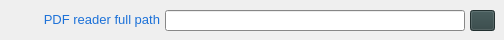
    <widget class="QWidget" name="tab">
     <attribute name="title">
      <string>APPLICATION PARAMETERS</string>
     </attribute>
     <widget class="YRIDBRUNTIMEVERIF_QPushButton" name="pushButton_choose_pdfReader">
      <property name="geometry">
       <rect>
        <x>470</x>
        <y>10</y>
        <width>25</width>
        <height>21</height>
       </rect>
      </property>
      <property name="palette">
       <palette>
        <active>
         <colorrole role="WindowText">
          <brush brushstyle="SolidPattern">
           <color alpha="255">
            <red>255</red>
            <green>255</green>
            <blue>255</blue>
           </color>
          </brush>
         </colorrole>
         <colorrole role="Button">
          <brush brushstyle="SolidPattern">
           <color alpha="255">
            <red>47</red>
            <green>67</green>
            <blue>67</blue>
           </color>
          </brush>
         </colorrole>
         <colorrole role="Light">
          <brush brushstyle="SolidPattern">
           <color alpha="255">
            <red>70</red>
            <green>100</green>
            <blue>100</blue>
           </color>
          </brush>
         </colorrole>
         <colorrole role="Midlight">
          <brush brushstyle="SolidPattern">
           <color alpha="255">
            <red>58</red>
            <green>83</green>
            <blue>83</blue>
           </color>
          </brush>
         </colorrole>
         <colorrole role="Dark">
          <brush brushstyle="SolidPattern">
           <color alpha="255">
            <red>23</red>
            <green>33</green>
            <blue>33</blue>
           </color>
          </brush>
         </colorrole>
         <colorrole role="Mid">
          <brush brushstyle="SolidPattern">
           <color alpha="255">
            <red>31</red>
            <green>44</green>
            <blue>44</blue>
           </color>
          </brush>
         </colorrole>
         <colorrole role="Text">
          <brush brushstyle="SolidPattern">
           <color alpha="255">
            <red>255</red>
            <green>255</green>
            <blue>255</blue>
           </color>
          </brush>
         </colorrole>
         <colorrole role="BrightText">
          <brush brushstyle="SolidPattern">
           <color alpha="255">
            <red>255</red>
            <green>255</green>
            <blue>255</blue>
           </color>
          </brush>
         </colorrole>
         <colorrole role="ButtonText">
          <brush brushstyle="SolidPattern">
           <color alpha="255">
            <red>255</red>
            <green>255</green>
            <blue>255</blue>
           </color>
          </brush>
         </colorrole>
         <colorrole role="Base">
          <brush brushstyle="SolidPattern">
           <color alpha="255">
            <red>0</red>
            <green>0</green>
            <blue>0</blue>
           </color>
          </brush>
         </colorrole>
         <colorrole role="Window">
          <brush brushstyle="SolidPattern">
           <color alpha="255">
            <red>47</red>
            <green>67</green>
            <blue>67</blue>
           </color>
          </brush>
         </colorrole>
         <colorrole role="Shadow">
          <brush brushstyle="SolidPattern">
           <color alpha="255">
            <red>0</red>
            <green>0</green>
            <blue>0</blue>
           </color>
          </brush>
         </colorrole>
         <colorrole role="AlternateBase">
          <brush brushstyle="SolidPattern">
           <color alpha="255">
            <red>23</red>
            <green>33</green>
            <blue>33</blue>
           </color>
          </brush>
         </colorrole>
         <colorrole role="ToolTipBase">
          <brush brushstyle="SolidPattern">
           <color alpha="255">
            <red>255</red>
            <green>255</green>
            <blue>220</blue>
           </color>
          </brush>
         </colorrole>
         <colorrole role="ToolTipText">
          <brush brushstyle="SolidPattern">
           <color alpha="255">
            <red>0</red>
            <green>0</green>
            <blue>0</blue>
           </color>
          </brush>
         </colorrole>
         <colorrole role="PlaceholderText">
          <brush brushstyle="NoBrush">
           <color alpha="128">
            <red>255</red>
            <green>255</green>
            <blue>255</blue>
           </color>
          </brush>
         </colorrole>
        </active>
        <inactive>
         <colorrole role="WindowText">
          <brush brushstyle="SolidPattern">
           <color alpha="255">
            <red>255</red>
            <green>255</green>
            <blue>255</blue>
           </color>
          </brush>
         </colorrole>
         <colorrole role="Button">
          <brush brushstyle="SolidPattern">
           <color alpha="255">
            <red>47</red>
            <green>67</green>
            <blue>67</blue>
           </color>
          </brush>
         </colorrole>
         <colorrole role="Light">
          <brush brushstyle="SolidPattern">
           <color alpha="255">
            <red>70</red>
            <green>100</green>
            <blue>100</blue>
           </color>
          </brush>
         </colorrole>
         <colorrole role="Midlight">
          <brush brushstyle="SolidPattern">
           <color alpha="255">
            <red>58</red>
            <green>83</green>
            <blue>83</blue>
           </color>
          </brush>
         </colorrole>
         <colorrole role="Dark">
          <brush brushstyle="SolidPattern">
           <color alpha="255">
            <red>23</red>
            <green>33</green>
            <blue>33</blue>
           </color>
          </brush>
         </colorrole>
         <colorrole role="Mid">
          <brush brushstyle="SolidPattern">
           <color alpha="255">
            <red>31</red>
            <green>44</green>
            <blue>44</blue>
           </color>
          </brush>
         </colorrole>
         <colorrole role="Text">
          <brush brushstyle="SolidPattern">
           <color alpha="255">
            <red>255</red>
            <green>255</green>
            <blue>255</blue>
           </color>
          </brush>
         </colorrole>
         <colorrole role="BrightText">
          <brush brushstyle="SolidPattern">
           <color alpha="255">
            <red>255</red>
            <green>255</green>
            <blue>255</blue>
           </color>
          </brush>
         </colorrole>
         <colorrole role="ButtonText">
          <brush brushstyle="SolidPattern">
           <color alpha="255">
            <red>255</red>
            <green>255</green>
            <blue>255</blue>
           </color>
          </brush>
         </colorrole>
         <colorrole role="Base">
          <brush brushstyle="SolidPattern">
           <color alpha="255">
            <red>0</red>
            <green>0</green>
            <blue>0</blue>
           </color>
          </brush>
         </colorrole>
         <colorrole role="Window">
          <brush brushstyle="SolidPattern">
           <color alpha="255">
            <red>47</red>
            <green>67</green>
            <blue>67</blue>
           </color>
          </brush>
         </colorrole>
         <colorrole role="Shadow">
          <brush brushstyle="SolidPattern">
           <color alpha="255">
            <red>0</red>
            <green>0</green>
            <blue>0</blue>
           </color>
          </brush>
         </colorrole>
         <colorrole role="AlternateBase">
          <brush brushstyle="SolidPattern">
           <color alpha="255">
            <red>23</red>
            <green>33</green>
            <blue>33</blue>
           </color>
          </brush>
         </colorrole>
         <colorrole role="ToolTipBase">
          <brush brushstyle="SolidPattern">
           <color alpha="255">
            <red>255</red>
            <green>255</green>
            <blue>220</blue>
           </color>
          </brush>
         </colorrole>
         <colorrole role="ToolTipText">
          <brush brushstyle="SolidPattern">
           <color alpha="255">
            <red>0</red>
            <green>0</green>
            <blue>0</blue>
           </color>
          </brush>
         </colorrole>
         <colorrole role="PlaceholderText">
          <brush brushstyle="NoBrush">
           <color alpha="128">
            <red>255</red>
            <green>255</green>
            <blue>255</blue>
           </color>
          </brush>
         </colorrole>
        </inactive>
        <disabled>
         <colorrole role="WindowText">
          <brush brushstyle="SolidPattern">
           <color alpha="255">
            <red>23</red>
            <green>33</green>
            <blue>33</blue>
           </color>
          </brush>
         </colorrole>
         <colorrole role="Button">
          <brush brushstyle="SolidPattern">
           <color alpha="255">
            <red>47</red>
            <green>67</green>
            <blue>67</blue>
           </color>
          </brush>
         </colorrole>
         <colorrole role="Light">
          <brush brushstyle="SolidPattern">
           <color alpha="255">
            <red>70</red>
            <green>100</green>
            <blue>100</blue>
           </color>
          </brush>
         </colorrole>
         <colorrole role="Midlight">
          <brush brushstyle="SolidPattern">
           <color alpha="255">
            <red>58</red>
            <green>83</green>
            <blue>83</blue>
           </color>
          </brush>
         </colorrole>
         <colorrole role="Dark">
          <brush brushstyle="SolidPattern">
           <color alpha="255">
            <red>23</red>
            <green>33</green>
            <blue>33</blue>
           </color>
          </brush>
         </colorrole>
         <colorrole role="Mid">
          <brush brushstyle="SolidPattern">
           <color alpha="255">
            <red>31</red>
            <green>44</green>
            <blue>44</blue>
           </color>
          </brush>
         </colorrole>
         <colorrole role="Text">
          <brush brushstyle="SolidPattern">
           <color alpha="255">
            <red>23</red>
            <green>33</green>
            <blue>33</blue>
           </color>
          </brush>
         </colorrole>
         <colorrole role="BrightText">
          <brush brushstyle="SolidPattern">
           <color alpha="255">
            <red>255</red>
            <green>255</green>
            <blue>255</blue>
           </color>
          </brush>
         </colorrole>
         <colorrole role="ButtonText">
          <brush brushstyle="SolidPattern">
           <color alpha="255">
            <red>23</red>
            <green>33</green>
            <blue>33</blue>
           </color>
          </brush>
         </colorrole>
         <colorrole role="Base">
          <brush brushstyle="SolidPattern">
           <color alpha="255">
            <red>47</red>
            <green>67</green>
            <blue>67</blue>
           </color>
          </brush>
         </colorrole>
         <colorrole role="Window">
          <brush brushstyle="SolidPattern">
           <color alpha="255">
            <red>47</red>
            <green>67</green>
            <blue>67</blue>
           </color>
          </brush>
         </colorrole>
         <colorrole role="Shadow">
          <brush brushstyle="SolidPattern">
           <color alpha="255">
            <red>0</red>
            <green>0</green>
            <blue>0</blue>
           </color>
          </brush>
         </colorrole>
         <colorrole role="AlternateBase">
          <brush brushstyle="SolidPattern">
           <color alpha="255">
            <red>47</red>
            <green>67</green>
            <blue>67</blue>
           </color>
          </brush>
         </colorrole>
         <colorrole role="ToolTipBase">
          <brush brushstyle="SolidPattern">
           <color alpha="255">
            <red>255</red>
            <green>255</green>
            <blue>220</blue>
           </color>
          </brush>
         </colorrole>
         <colorrole role="ToolTipText">
          <brush brushstyle="SolidPattern">
           <color alpha="255">
            <red>0</red>
            <green>0</green>
            <blue>0</blue>
           </color>
          </brush>
         </colorrole>
         <colorrole role="PlaceholderText">
          <brush brushstyle="NoBrush">
           <color alpha="128">
            <red>255</red>
            <green>255</green>
            <blue>255</blue>
           </color>
          </brush>
         </colorrole>
        </disabled>
       </palette>
      </property>
      <property name="toolTip">
       <string>Select a Pdf reader viewer</string>
      </property>
      <property name="text">
       <string/>
      </property>
      <property name="icon">
       <iconset resource="../yri-db-runtime-verif.qrc">
        <normaloff>:/yri-db-runtime-verif-images/folder-sort.svg.png</normaloff>:/yri-db-runtime-verif-images/folder-sort.svg.png</iconset>
      </property>
     </widget>
     <widget class="QLabel" name="label">
      <property name="geometry">
       <rect>
        <x>0</x>
        <y>9</y>
        <width>160</width>
        <height>21</height>
       </rect>
      </property>
      <property name="palette">
       <palette>
        <active>
         <colorrole role="WindowText">
          <brush brushstyle="SolidPattern">
           <color alpha="255">
            <red>28</red>
            <green>113</green>
            <blue>216</blue>
           </color>
          </brush>
         </colorrole>
        </active>
        <inactive>
         <colorrole role="WindowText">
          <brush brushstyle="SolidPattern">
           <color alpha="255">
            <red>28</red>
            <green>113</green>
            <blue>216</blue>
           </color>
          </brush>
         </colorrole>
        </inactive>
        <disabled>
         <colorrole role="WindowText">
          <brush brushstyle="SolidPattern">
           <color alpha="255">
            <red>1</red>
            <green>80</green>
            <blue>35</blue>
           </color>
          </brush>
         </colorrole>
        </disabled>
       </palette>
      </property>
      <property name="font">
       <font>
        <pointsize>10</pointsize>
        <weight>50</weight>
        <bold>false</bold>
       </font>
      </property>
      <property name="toolTip">
       <string/>
      </property>
      <property name="text">
       <string>PDF reader full path</string>
      </property>
      <property name="alignment">
       <set>Qt::AlignRight|Qt::AlignTrailing|Qt::AlignVCenter</set>
      </property>
     </widget>
     <widget class="QLineEdit" name="lineEdit_pdf_reader_full_path">
      <property name="geometry">
       <rect>
        <x>165</x>
        <y>10</y>
        <width>300</width>
        <height>21</height>
       </rect>
      </property>
      <property name="palette">
       <palette>
        <active>
         <colorrole role="WindowText">
          <brush brushstyle="SolidPattern">
           <color alpha="255">
            <red>0</red>
            <green>0</green>
            <blue>0</blue>
           </color>
          </brush>
         </colorrole>
         <colorrole role="Button">
          <brush brushstyle="SolidPattern">
           <color alpha="255">
            <red>189</red>
            <green>189</green>
            <blue>189</blue>
           </color>
          </brush>
         </colorrole>
         <colorrole role="Light">
          <brush brushstyle="SolidPattern">
           <color alpha="255">
            <red>255</red>
            <green>255</green>
            <blue>255</blue>
           </color>
          </brush>
         </colorrole>
         <colorrole role="Midlight">
          <brush brushstyle="SolidPattern">
           <color alpha="255">
            <red>222</red>
            <green>222</green>
            <blue>222</blue>
           </color>
          </brush>
         </colorrole>
         <colorrole role="Dark">
          <brush brushstyle="SolidPattern">
           <color alpha="255">
            <red>94</red>
            <green>94</green>
            <blue>94</blue>
           </color>
          </brush>
         </colorrole>
         <colorrole role="Mid">
          <brush brushstyle="SolidPattern">
           <color alpha="255">
            <red>126</red>
            <green>126</green>
            <blue>126</blue>
           </color>
          </brush>
         </colorrole>
         <colorrole role="Text">
          <brush brushstyle="SolidPattern">
           <color alpha="255">
            <red>0</red>
            <green>0</green>
            <blue>0</blue>
           </color>
          </brush>
         </colorrole>
         <colorrole role="BrightText">
          <brush brushstyle="SolidPattern">
           <color alpha="255">
            <red>255</red>
            <green>255</green>
            <blue>255</blue>
           </color>
          </brush>
         </colorrole>
         <colorrole role="ButtonText">
          <brush brushstyle="SolidPattern">
           <color alpha="255">
            <red>0</red>
            <green>0</green>
            <blue>0</blue>
           </color>
          </brush>
         </colorrole>
         <colorrole role="Base">
          <brush brushstyle="SolidPattern">
           <color alpha="255">
            <red>255</red>
            <green>255</green>
            <blue>255</blue>
           </color>
          </brush>
         </colorrole>
         <colorrole role="Window">
          <brush brushstyle="SolidPattern">
           <color alpha="255">
            <red>189</red>
            <green>189</green>
            <blue>189</blue>
           </color>
          </brush>
         </colorrole>
         <colorrole role="Shadow">
          <brush brushstyle="SolidPattern">
           <color alpha="255">
            <red>0</red>
            <green>0</green>
            <blue>0</blue>
           </color>
          </brush>
         </colorrole>
         <colorrole role="Highlight">
          <brush brushstyle="SolidPattern">
           <color alpha="255">
            <red>0</red>
            <green>0</green>
            <blue>0</blue>
           </color>
          </brush>
         </colorrole>
         <colorrole role="HighlightedText">
          <brush brushstyle="SolidPattern">
           <color alpha="255">
            <red>2</red>
            <green>160</green>
            <blue>70</blue>
           </color>
          </brush>
         </colorrole>
         <colorrole role="AlternateBase">
          <brush brushstyle="SolidPattern">
           <color alpha="255">
            <red>222</red>
            <green>222</green>
            <blue>222</blue>
           </color>
          </brush>
         </colorrole>
         <colorrole role="ToolTipBase">
          <brush brushstyle="SolidPattern">
           <color alpha="255">
            <red>255</red>
            <green>255</green>
            <blue>220</blue>
           </color>
          </brush>
         </colorrole>
         <colorrole role="ToolTipText">
          <brush brushstyle="SolidPattern">
           <color alpha="255">
            <red>0</red>
            <green>0</green>
            <blue>0</blue>
           </color>
          </brush>
         </colorrole>
         <colorrole role="PlaceholderText">
          <brush brushstyle="NoBrush">
           <color alpha="128">
            <red>0</red>
            <green>0</green>
            <blue>0</blue>
           </color>
          </brush>
         </colorrole>
        </active>
        <inactive>
         <colorrole role="WindowText">
          <brush brushstyle="SolidPattern">
           <color alpha="255">
            <red>0</red>
            <green>0</green>
            <blue>0</blue>
           </color>
          </brush>
         </colorrole>
         <colorrole role="Button">
          <brush brushstyle="SolidPattern">
           <color alpha="255">
            <red>189</red>
            <green>189</green>
            <blue>189</blue>
           </color>
          </brush>
         </colorrole>
         <colorrole role="Light">
          <brush brushstyle="SolidPattern">
           <color alpha="255">
            <red>255</red>
            <green>255</green>
            <blue>255</blue>
           </color>
          </brush>
         </colorrole>
         <colorrole role="Midlight">
          <brush brushstyle="SolidPattern">
           <color alpha="255">
            <red>222</red>
            <green>222</green>
            <blue>222</blue>
           </color>
          </brush>
         </colorrole>
         <colorrole role="Dark">
          <brush brushstyle="SolidPattern">
           <color alpha="255">
            <red>94</red>
            <green>94</green>
            <blue>94</blue>
           </color>
          </brush>
         </colorrole>
         <colorrole role="Mid">
          <brush brushstyle="SolidPattern">
           <color alpha="255">
            <red>126</red>
            <green>126</green>
            <blue>126</blue>
           </color>
          </brush>
         </colorrole>
         <colorrole role="Text">
          <brush brushstyle="SolidPattern">
           <color alpha="255">
            <red>0</red>
            <green>0</green>
            <blue>0</blue>
           </color>
          </brush>
         </colorrole>
         <colorrole role="BrightText">
          <brush brushstyle="SolidPattern">
           <color alpha="255">
            <red>255</red>
            <green>255</green>
            <blue>255</blue>
           </color>
          </brush>
         </colorrole>
         <colorrole role="ButtonText">
          <brush brushstyle="SolidPattern">
           <color alpha="255">
            <red>0</red>
            <green>0</green>
            <blue>0</blue>
           </color>
          </brush>
         </colorrole>
         <colorrole role="Base">
          <brush brushstyle="SolidPattern">
           <color alpha="255">
            <red>255</red>
            <green>255</green>
            <blue>255</blue>
           </color>
          </brush>
         </colorrole>
         <colorrole role="Window">
          <brush brushstyle="SolidPattern">
           <color alpha="255">
            <red>189</red>
            <green>189</green>
            <blue>189</blue>
           </color>
          </brush>
         </colorrole>
         <colorrole role="Shadow">
          <brush brushstyle="SolidPattern">
           <color alpha="255">
            <red>0</red>
            <green>0</green>
            <blue>0</blue>
           </color>
          </brush>
         </colorrole>
         <colorrole role="Highlight">
          <brush brushstyle="SolidPattern">
           <color alpha="255">
            <red>0</red>
            <green>0</green>
            <blue>0</blue>
           </color>
          </brush>
         </colorrole>
         <colorrole role="HighlightedText">
          <brush brushstyle="SolidPattern">
           <color alpha="255">
            <red>2</red>
            <green>160</green>
            <blue>70</blue>
           </color>
          </brush>
         </colorrole>
         <colorrole role="AlternateBase">
          <brush brushstyle="SolidPattern">
           <color alpha="255">
            <red>222</red>
            <green>222</green>
            <blue>222</blue>
           </color>
          </brush>
         </colorrole>
         <colorrole role="ToolTipBase">
          <brush brushstyle="SolidPattern">
           <color alpha="255">
            <red>255</red>
            <green>255</green>
            <blue>220</blue>
           </color>
          </brush>
         </colorrole>
         <colorrole role="ToolTipText">
          <brush brushstyle="SolidPattern">
           <color alpha="255">
            <red>0</red>
            <green>0</green>
            <blue>0</blue>
           </color>
          </brush>
         </colorrole>
         <colorrole role="PlaceholderText">
          <brush brushstyle="NoBrush">
           <color alpha="128">
            <red>0</red>
            <green>0</green>
            <blue>0</blue>
           </color>
          </brush>
         </colorrole>
        </inactive>
        <disabled>
         <colorrole role="WindowText">
          <brush brushstyle="SolidPattern">
           <color alpha="255">
            <red>94</red>
            <green>94</green>
            <blue>94</blue>
           </color>
          </brush>
         </colorrole>
         <colorrole role="Button">
          <brush brushstyle="SolidPattern">
           <color alpha="255">
            <red>189</red>
            <green>189</green>
            <blue>189</blue>
           </color>
          </brush>
         </colorrole>
         <colorrole role="Light">
          <brush brushstyle="SolidPattern">
           <color alpha="255">
            <red>255</red>
            <green>255</green>
            <blue>255</blue>
           </color>
          </brush>
         </colorrole>
         <colorrole role="Midlight">
          <brush brushstyle="SolidPattern">
           <color alpha="255">
            <red>222</red>
            <green>222</green>
            <blue>222</blue>
           </color>
          </brush>
         </colorrole>
         <colorrole role="Dark">
          <brush brushstyle="SolidPattern">
           <color alpha="255">
            <red>94</red>
            <green>94</green>
            <blue>94</blue>
           </color>
          </brush>
         </colorrole>
         <colorrole role="Mid">
          <brush brushstyle="SolidPattern">
           <color alpha="255">
            <red>126</red>
            <green>126</green>
            <blue>126</blue>
           </color>
          </brush>
         </colorrole>
         <colorrole role="Text">
          <brush brushstyle="SolidPattern">
           <color alpha="255">
            <red>94</red>
            <green>94</green>
            <blue>94</blue>
           </color>
          </brush>
         </colorrole>
         <colorrole role="BrightText">
          <brush brushstyle="SolidPattern">
           <color alpha="255">
            <red>255</red>
            <green>255</green>
            <blue>255</blue>
           </color>
          </brush>
         </colorrole>
         <colorrole role="ButtonText">
          <brush brushstyle="SolidPattern">
           <color alpha="255">
            <red>94</red>
            <green>94</green>
            <blue>94</blue>
           </color>
          </brush>
         </colorrole>
         <colorrole role="Base">
          <brush brushstyle="SolidPattern">
           <color alpha="255">
            <red>189</red>
            <green>189</green>
            <blue>189</blue>
           </color>
          </brush>
         </colorrole>
         <colorrole role="Window">
          <brush brushstyle="SolidPattern">
           <color alpha="255">
            <red>189</red>
            <green>189</green>
            <blue>189</blue>
           </color>
          </brush>
         </colorrole>
         <colorrole role="Shadow">
          <brush brushstyle="SolidPattern">
           <color alpha="255">
            <red>0</red>
            <green>0</green>
            <blue>0</blue>
           </color>
          </brush>
         </colorrole>
         <colorrole role="Highlight">
          <brush brushstyle="SolidPattern">
           <color alpha="255">
            <red>145</red>
            <green>145</green>
            <blue>145</blue>
           </color>
          </brush>
         </colorrole>
         <colorrole role="HighlightedText">
          <brush brushstyle="SolidPattern">
           <color alpha="255">
            <red>2</red>
            <green>160</green>
            <blue>70</blue>
           </color>
          </brush>
         </colorrole>
         <colorrole role="AlternateBase">
          <brush brushstyle="SolidPattern">
           <color alpha="255">
            <red>189</red>
            <green>189</green>
            <blue>189</blue>
           </color>
          </brush>
         </colorrole>
         <colorrole role="ToolTipBase">
          <brush brushstyle="SolidPattern">
           <color alpha="255">
            <red>255</red>
            <green>255</green>
            <blue>220</blue>
           </color>
          </brush>
         </colorrole>
         <colorrole role="ToolTipText">
          <brush brushstyle="SolidPattern">
           <color alpha="255">
            <red>0</red>
            <green>0</green>
            <blue>0</blue>
           </color>
          </brush>
         </colorrole>
         <colorrole role="PlaceholderText">
          <brush brushstyle="NoBrush">
           <color alpha="128">
            <red>0</red>
            <green>0</green>
            <blue>0</blue>
           </color>
          </brush>
         </colorrole>
        </disabled>
       </palette>
      </property>
      <property name="font">
       <font>
        <pointsize>10</pointsize>
        <weight>50</weight>
        <bold>false</bold>
       </font>
      </property>
     </widget>
    </widget>
